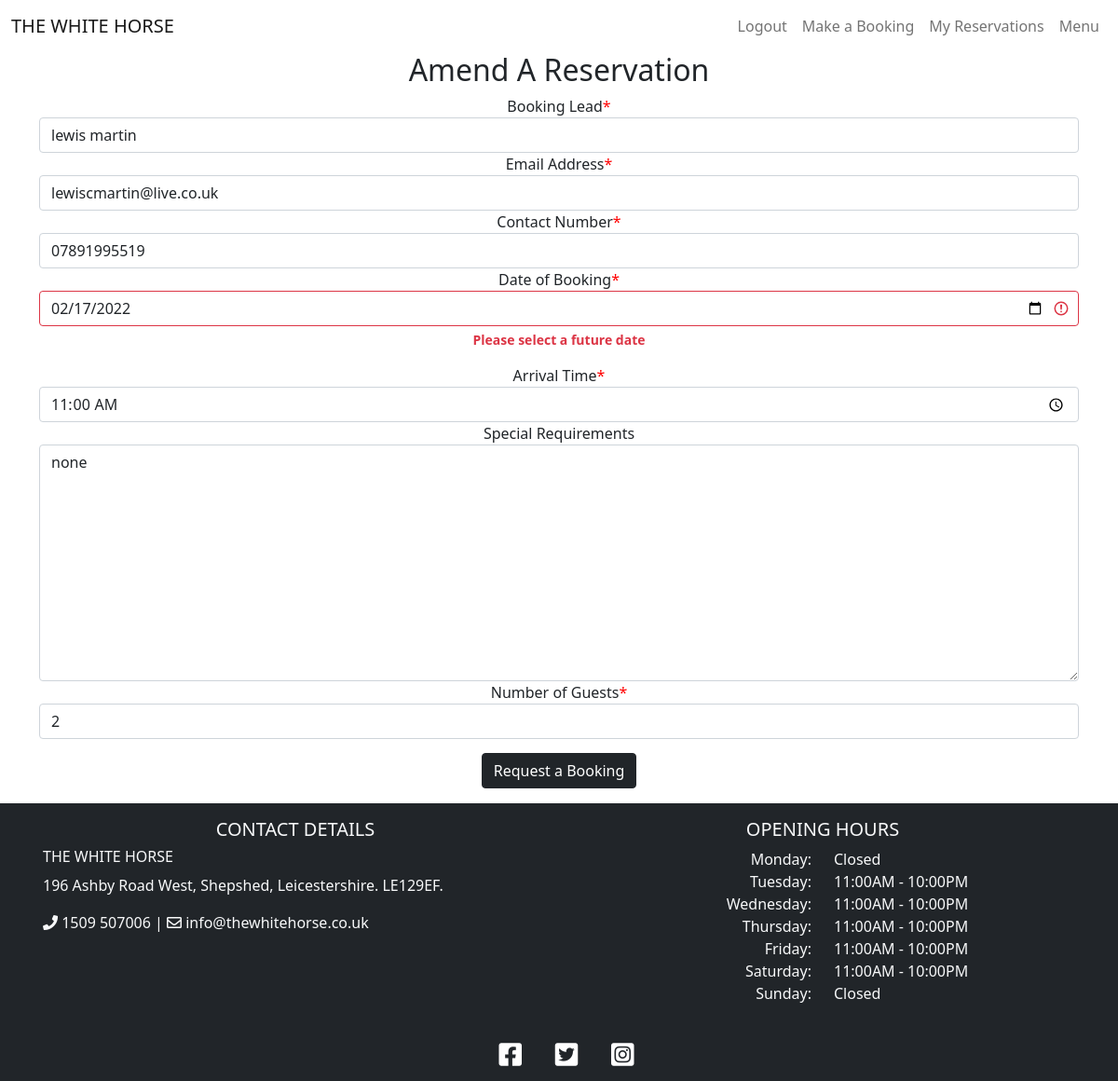
The page /amend/25 (signed in) on the database as committed earlier.
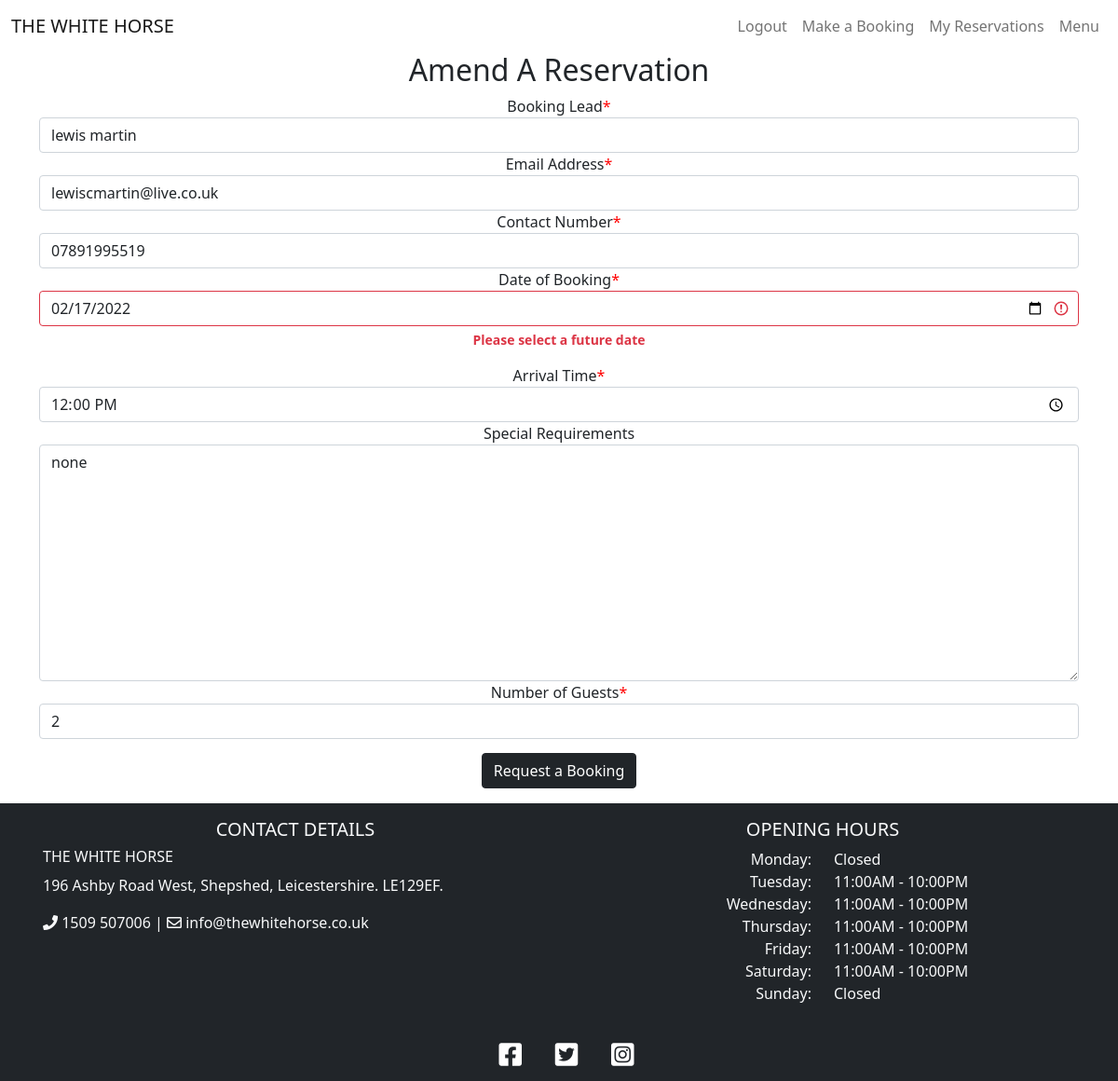
The same page on the database as committed later.
### booking/models.py (models this page shows, shortened)
class Booking(models.Model):
    user = models.ForeignKey(User, on_delete=models.CASCADE)
    lead = models.CharField(max_length=200, blank=False)
    email = models.CharField(max_length=200, blank=False)
    phoneNumberRegex = RegexValidator(regex=r'^\+?1?\d{9,15}$')
    mobile = models.CharField(
        validators=[phoneNumberRegex], max_length=16, blank=False
        )
    date = models.DateField(blank=False)
    time = models.TimeField(blank=False)
    notes = models.TextField(max_length=200)
    guests = models.PositiveIntegerField(blank=False)
    status = models.IntegerField(choices=STATUS, default=0)
    class Meta:
        ordering = ['-date']

### booking/views.py (the view)
# urls.py: path('amend/<reservation_id>', views.amend_reservation, name='amend'),
def amend_reservation(request, reservation_id):
    if request.user.is_authenticated:
        reservation = get_object_or_404(Booking, id=reservation_id)
        current_user = request.user
        if current_user == reservation.user:
            context = {
                "lead": reservation.lead,
                "email": reservation.email,
                "mobile": reservation.mobile,
                "date": reservation.date,
                "time": reservation.time,
                "notes": reservation.notes,
                "guests": reservation.guests
            }
            if request.method == 'POST':
                booking_form = BookingForm(request.POST, instance=reservation)
                if booking_form.is_valid():
                    booking_form.save()
                    return redirect(reverse("reservations"))
                else:
                    return render(request, 'amend_booking.html', {
                        "booking_form": BookingForm(request.POST)
                    })
            else:
                return render(request, 'amend_booking.html', {
                        "booking_form": BookingForm(context)
                    })
        else:
            return redirect(reverse("account_login"))  # redirects to index not login, why ?
    else:
        return redirect(reverse("account_login"))

### booking/forms.py (called while the page is built)
def validate_opening_hour(value):
    if not 11 <= int(value.hour) <= 21:
        raise ValidationError(
            'We only take reservations between 11AM & 9PM',
            params={'value': value},
        )

def validate_future_date(value):
    if value < datetime.date.today():
        raise ValidationError(
            'Please select a future date',
            params={'value': value},
        )
    elif value == datetime.date.today():
        raise ValidationError(
            'Please call to make same day bookings',
            params={'value': value},
        )

### templates/amend_booking.html (shortened to what this page needs)
{% extends "base.html" %}
{% block content %}
{% load crispy_forms_tags %}
<div class="container mb-3">
    <div class="row">
        <div class="col-lg-12 text-center">
            <h2>Amend A Reservation</h2>
            <form method="POST">
                {{ booking_form | crispy }}
                <button type="submit" class="btn btn-dark">Request a Booking</button>
            </form>
        </div>
    </div>
</div>
{% endblock %}

Rows that differ between the two databases and show on the page:
changed Booking "lewis martin": time "11:00:00" → "12:00:00"
